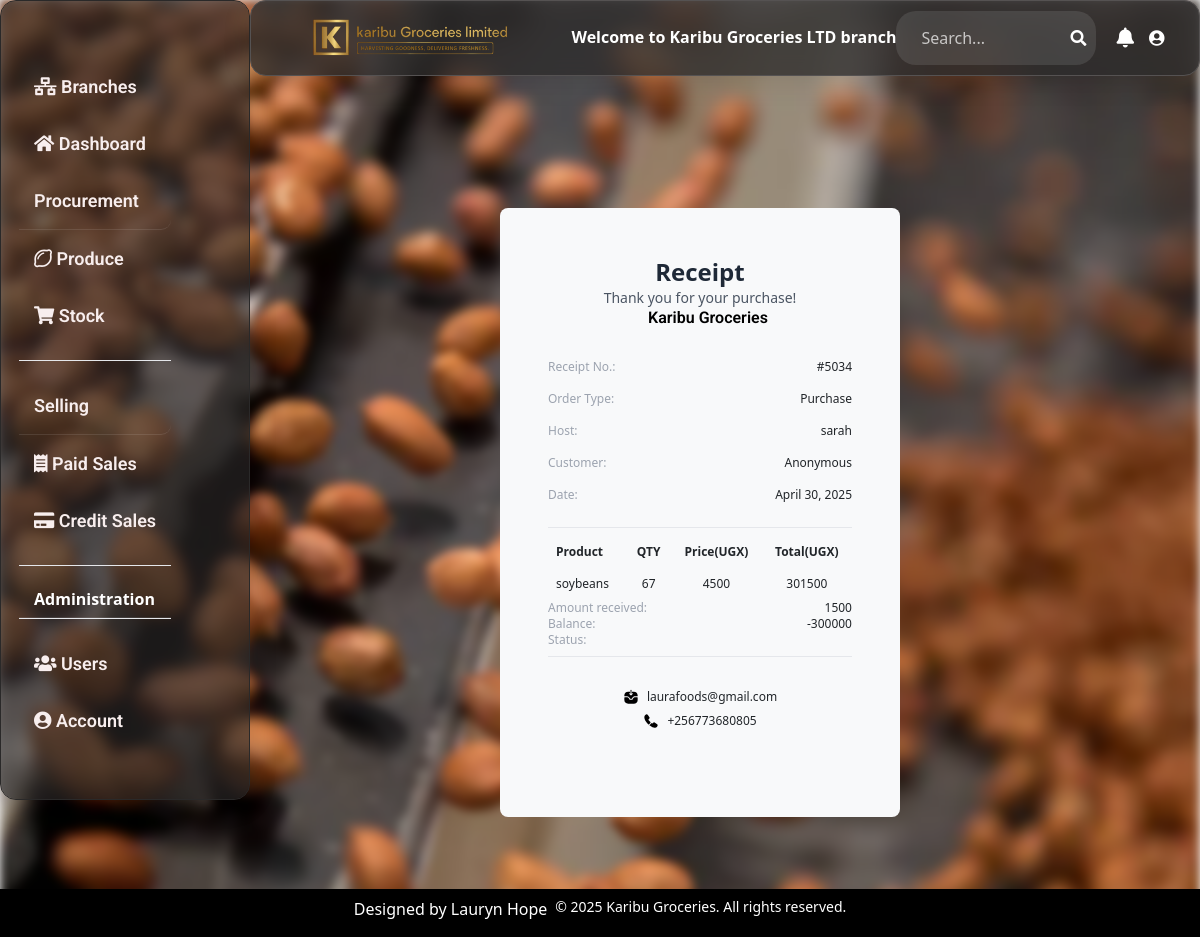
/receipt/8/ (signed in), run on an earlier commit of the app's database.
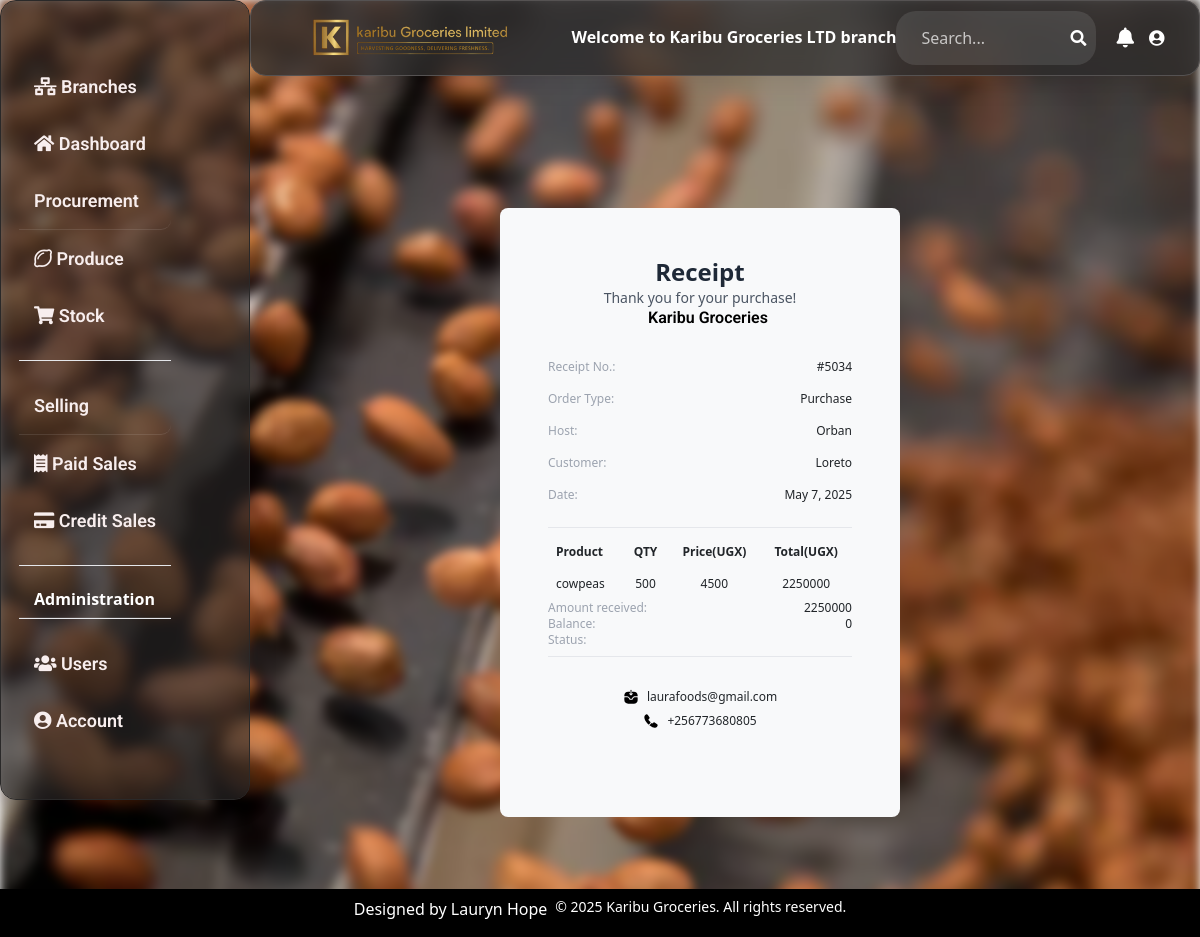
And on a later commit of the database.
### happy_hoe/models.py (models this page shows, shortened)
class Sale(models.Model):
    branch = models.ForeignKey(Branch, on_delete=models.CASCADE, related_name='branch_sales', null=True, blank=True)
    product_name= models.ForeignKey(Stock, on_delete=models.CASCADE,max_length=100, blank=True, null=True)
    unit_price= models.IntegerField( blank=True, null=True, default=1000)
    quantity= models.IntegerField( blank=True, default=5, null=True)
    customer_name= models.CharField(max_length=100, blank=True, null=True)
    date= models.DateField(auto_now_add=True, blank=True, null=True)
    amount_received= models.IntegerField( blank=True, default=1500, null=True)
    payment_method_choices=(
        ('Cash', 'Cash'),
        ('Credit', 'Credit'),
        ('Mobile Money', 'Mobile Money'),
    )
    payment_method= models.CharField(max_length=50, choices=payment_method_choices, blank=True, null=True)
    payment_status = models.CharField(
        max_length=20,
        choices=[
            ('PAID', 'Paid'),
            ('PENDING', 'Pending'),
            ('CANCELLED', 'Cancelled')
        ],
        default='PAID'
    )
    sales_agent= models.ForeignKey(Userprofile,on_delete=models.CASCADE, blank=True)
    def total_sale(self):
        total= self.quantity * self.product_name.unit_price
        """if self.product_name and self.product_name .unit_price is not None:
            return self.quantity * self.product_name.unit_price"""
        return total
    def get_change(self):
        amount_received = self.amount_received
        total = self.total_sale()
        change = amount_received - total
        return change
    class Meta:
        indexes = [
            models.Index(fields=['branch', 'date']),
        ]
        ordering = ['branch', '-date']

class Userprofile(AbstractUser):
    is_salesagent = models.BooleanField(null=True, default=True)
    is_manager = models.BooleanField(null=True, default=True)
    is_director = models.BooleanField(null=True, default=True)
    last_activity = models.DateTimeField(null=True, blank=True)
    is_online = models.BooleanField(default=True)
    status = models.CharField(
        max_length=20,
        choices=(
            ('online', 'Online'),
            ('offline', 'Offline'),
        ),
        default='offline'
    )
    username = models.CharField(max_length=50, unique=True, blank=True)
    branch = models.ForeignKey(Branch, on_delete=models.CASCADE,max_length=20, blank=True, null=True ,default=1)
    email = models.EmailField(max_length=100, unique=True)
    gender_choices = (('Female','Female'), ('Male','Male'))
    gender = models.CharField(max_length=10, blank=True, choices=gender_choices)
    phone = models.CharField(max_length=10, unique=True)
    address = models.CharField(max_length=100, blank=True)
    def __str__(self):
        return self.username
    class Meta:
        db_table = 'userprofile'
        verbose_name = 'User'
        verbose_name_plural = 'Users'

class Stock(models.Model):
    branch= models.ForeignKey(Branch, on_delete=models.CASCADE,  related_name='branch_stock', null=True, blank=True)
    Category_name= models.ForeignKey (Category, on_delete=models.CASCADE, blank=True)
    product_choices=(
        ('beans', 'beans'),
        ('soybeans', 'soybeans'),
        ('gnuts', 'gnuts'),
        ('maize', 'maize'),
        ('cowpeas', 'cowpeas'),
    )
    product_name = models.CharField(max_length=50, null=True, blank=True, choices=product_choices)
    total_quantity= models.PositiveIntegerField( default=0, blank=True, null=True)
    issued_quantity= models.PositiveIntegerField(default=0, blank=True, null=True)
    received_quantity= models.PositiveIntegerField( default=0, blank=True, null=True)
    cost_of_stock= models.DecimalField(max_digits=50, blank=True, null=True, default=1000000, decimal_places=0)
    unit_cost= models.IntegerField(blank=True, null=True, default=500)
    unit_price= models.IntegerField(blank=True, null=True, default=500)
    date_of_stock= models.DateField(auto_now_add=True ,blank=True, null=True)
    supplier_name= models.CharField(max_length=100, blank=True, null=True)
    phone_regex = RegexValidator(
        regex=r'^\+?256[0-9]{9,15}$',
        message="Phone number must be in the format: '+2567XXXXXXXX'.")
    supplier_contact = models.CharField(max_length=15, validators=[phone_regex], blank=True, null=True)
    type_of_produce = models.CharField(max_length=100, blank=True, null=True)
    entry_agent= models.ForeignKey(Userprofile, on_delete=models.CASCADE, null=True, blank=True, related_name='stocks_entered')
    def __str__(self):
        return str(self.product_name)

### happy_hoe/views.py (the view)
# urls.py: path('receipt/<int:receipt_id>/', views.receipt_detail, name="receipt_detail"),
@login_required
def receipt_detail(request, receipt_id):
    receipt = Sale.objects.get(id=receipt_id)
    return render(request, 'happy_hoeapp/final_receipt.html', {'receipt': receipt})

### happy_hoe/templates/happy_hoeapp/final_receipt.html (shortened to what the changed rows need)
{% extends 'happy_hoeapp/base.html' %}
{% load static %}
        {% block content %}
                <div class="flex flex-col bg-light p-5 my-5 rounded-lg" id="receipt" style="
                width: 100%;
                max-width: 400px;
                margin: 0 auto;" id="receipt">
                    <h1 class="text-2xl font-bold text-gray-800 text-center">Receipt</h1>
                    <div class="flex flex-col gap-3 border-b py-4 text-xs">
                        <p class="flex justify-between">
                            <span class="text-gray-400">Host:</span>
                            <span>{{ receipt.sales_agent }}</span>
                        </p>
                        <p class="flex justify-between">
                            <span class="text-gray-400">Customer:</span>
                            <span>{{ receipt.customer_name }}</span>
                        </p>
                        <p class="flex justify-between">
                            <span class="text-gray-400">Date:</span>
                            <span>{{ receipt.date }}</span>
                        </p>
                    </div>
                    <div class="flex flex-col pb-3 pt-2 text-xs">
                        <table class="w-full text-left">
                            <thead>
                                <tr>
                                    <th class="px-2 py-2">Product</th>
                                    <th class="px-2 py-2 text-center">QTY</th>
                                    <th class="px-2 py-2 text-center">Price(UGX)</th>
                                    <th class="px-2 py-2 text-center">Total(UGX)</th>
                                </tr>
                            </thead>
                            <tbody>
                                <tr>
                                    <td class="px-2 py-1">{{ receipt.product_name }}</td>
                                    <td class="px-2 py-2 text-center">{{ receipt.quantity }}</td>
                                    <td class="px-2 py-2 text-center">{{ receipt.unit_price }}</td>
                                    <td class="px-2 py-2 text-center">{{ receipt.total_sale }}</td>
                                </tr>
                            </tbody>
                        </table>
                        <div>
                            <p class="flex justify-between">
                                <span class="text-gray-400">Amount received:</span>
                                <span>{{ receipt.amount_received }}</span>
                            </p>
                        </div>
                        <div>
                            <p class="flex justify-between">
                                <span class="text-gray-400">Balance:</span>
                                <span>{{ receipt.get_change }}</span>
                            </p>
                        </div>
                    </div>
                </div>
        {% endblock %}

What changed in the data, as far as the page shows it:
changed Sale: sales_agent "sarah" → "Orban"; customer_name "Anonymous" → "Loreto"; date "April 30, 2025" → "May 7, 2025"; product_name "soybeans" → "cowpeas"; quantity "67" → "500"; total_sale "301500" → "2250000"; amount_received "1500" → "2250000"; get_change "-300000" → "0"
